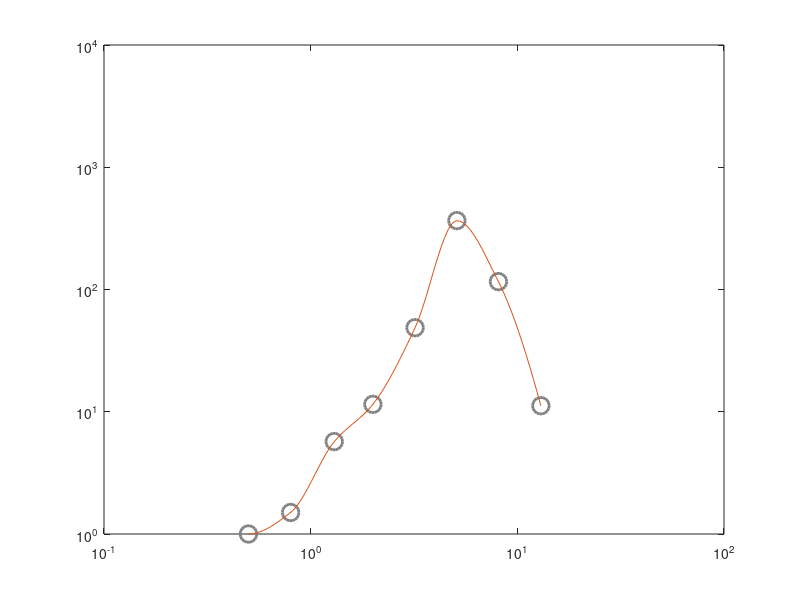

This figure's MATLAB source: (Note: this script raises an error after producing the figure.)
%%
figure(56); clf; hold on; box on;

doAverageWithoutError = 1;
%{
x  = [ 0.41, 0.82, 1.65, 3.3, 6.7, 13];
y_av = [0.1000   19.2841   23.7789   11.0397    0.1000];

y1 = [.0031, .019, .035, .083, .065, .001];
y2 = [.001, .001, .17, .109, .03, .001];
y1u = [.0075,   .009,  .008,  .06,   .035,   .003 ];
y1l = [.002,   .009,  .009,  .029,   .046,   .0 ];
y2u = [.0,   .0,      .14,  .03,   .01,   .014 ];
y2l = [.0,   .0,      .15,  .05,   .012,   .0 ];





if doAverageWithoutError
    factor = 1300;
    min_val_old = 0.001;
    min_val_new = 0.1;
    y1f = y1*factor;
    y2f = y2*factor;
    y1f(y1 == min_val_old | y2 == min_val_old) = min_val_old;
    y2f(y1 == min_val_old | y2 == min_val_old) = min_val_old;    
    
%     y_av = 10.^((log10(y1f) + log10(y2f))/2);
    y_av = y1; %10.^((log10(y1f) + log10(y2f))/2);
    y_av(y_av == min_val_old) = min_val_new;
%     y_av = 10.^(log10(y1)); % + log10(y2))/2;

%     x = x(2:end);
%     y_av = y_av(2:end);

%     y_av
     
%     x =   [0.5,  0.8, 1.3, 2.0, 3.2, 5.1, 8.1, 13];
%     y_av = [0.17, 0.9,  1.4, 16, 107, 101, 14, 10];
    
    hnd = plot(x, y_av);
    
   

    
    
else
    hnd(1) = errorbar(x, y1, y1l, y1u, 'bo-');
    hnd(2) = errorbar(x, y2, y2l, y2u, 'ro-');
end
%}

     x_noiseFreq_raw= [0.5,   0.8,   1.3,   2.0,    3.2,   5.1,   8.1,  13];
    y_threshold_raw= [1,     1.5    5.7    11.5   48.7    366.1  116,  11.2 ]; % actual values
    
    plot(x_noiseFreq_raw, y_threshold_raw, 'o', 'markersize', 12, 'linewidth', 2, 'color', .5*[1, 1, 1])
    
    x_noiseFreq = x_noiseFreq_raw;
    y_threshold = y_threshold_raw;
%     y_threshold= [1.0000    2.14    6.06   17.58   95.14  270.34  139.6084   11.2 ]; % slightly smoothed
    
    itp_factor = 10;
    if itp_factor > 1
%     x_noiseFreq = interp1(x_noiseFreq, y_threshold, 
        log_x_itp = linspace(log10(x_noiseFreq(1)), log10(x_noiseFreq(end)), length(x_noiseFreq)*itp_factor);
       
        log_y_th_itp = interp1(log10(x_noiseFreq), log10(y_threshold), log_x_itp, 'pchip');
    %     [log_x_itp, log_y_th_itp] = fourierInterp(log10(x_noiseFreq), log10(y_threshold), itp_factor, lims(log10(x_noiseFreq)));

        x_itp = 10.^log_x_itp;
        y_th_itp = 10.^log_y_th_itp;
        show = 0;
        if show
            %%
            figure(1); clf; hold on;
            plot(x_noiseFreq, y_threshold, 'ro')
            plot(x_itp, y_th_itp, 'k.-');
            set(gca, 'xscale', 'log', 'yscale', 'log')

        end
        
        x_noiseFreq = x_itp;
        y_threshold = y_th_itp;
        
    end

    hnd = plot(x_noiseFreq, y_threshold);
    
    
xlims = [.1, 100];
ylims = [1, 10000];

set(gca, 'xscale', 'log', 'yScale', 'log', 'xlim', xlims, 'ylim', ylims);
setLogAxesDecimal;

% yticks = [.001, .01, .1, 1];
% ytickLabels = {'0.001', '0.01', '0.1', '1'};
% 
% xticks = [0.1, 1, 10, 100];
% xtickLabels = {'0.1', '1', '10', '100'};
% set(gca, 'ytick', yticks, 'ytickLabel', ytickLabels, 'xtick', xticks, 'xtickLabel', xtickLabels, 'ylim', ylims);


line_w = 6;
fontsize = 18;
% line_w = 2;
set(hnd, 'linewidth', line_w, 'markersize', 8)
xlabel('Noise frequency (c/letter)', 'fontsize', fontsize);
% ylabel('Gain', 'fontsize', fontsize);
ylabel('Threshold', 'fontsize', fontsize);
set(hnd(1), 'color', 'k')
if ~doAverageWithoutError
    set(hnd(2), 'color', .6*[1,1,1])
end

        set(gcf, 'position', [1197         338         536         412]);
        set(gca, 'units', 'pixels', 'position', [101    55   348   327]);



        
%{        
        
        % [ 0.41, 0.82, 1.65, 3.3, 6.7, 13]
%%
x = [.5, 1, 2, 4, 8, 16];

for i = 1:length(x)-1
   
    x2(i) = sqrt( (x(i+1).^2 + x(i).^2)/2 );
end

        
        %}